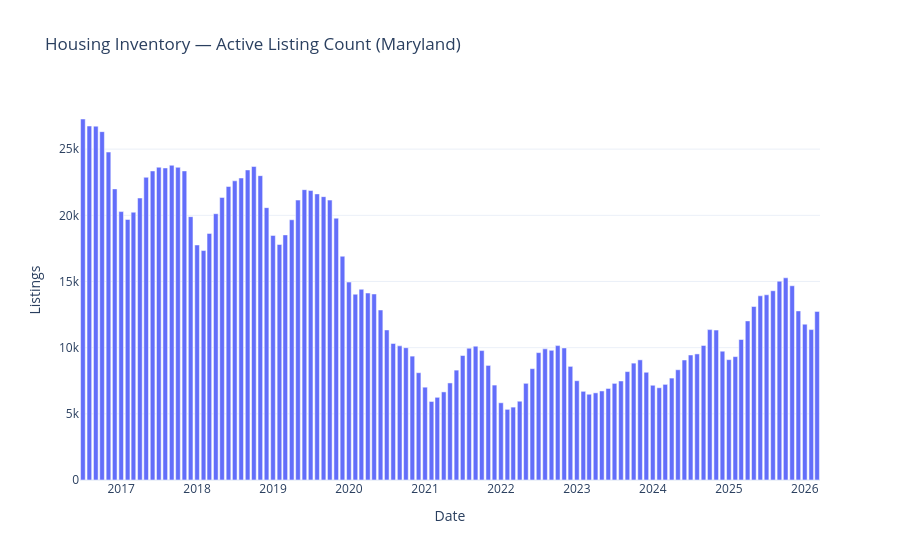

Source (notebook cell):
### Code cell
title = FRED_SERIES_TITLES["active_listing_count"]
df_m = housing_df[housing_df["metric"] == title].sort_values("date")

fig = go.Figure()
fig.add_trace(go.Bar(
    x=df_m["date"],
    y=df_m["value"],
    name="Active Listing Count"
))

fig.update_layout(
    title="Housing Inventory — Active Listing Count (Maryland)",
    xaxis_title="Date",
    yaxis_title="Listings",
    template="plotly_white"
)

fig.show()
